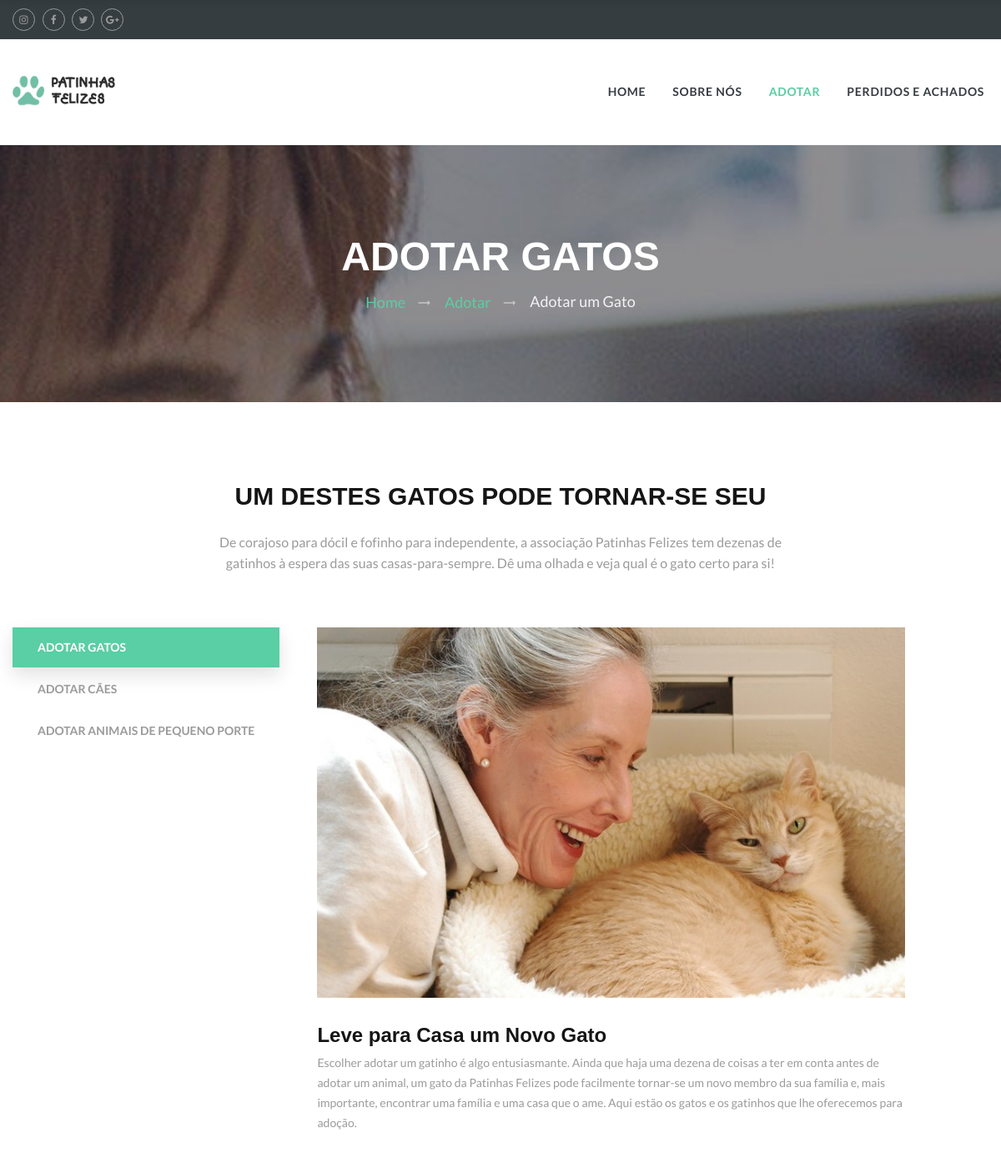
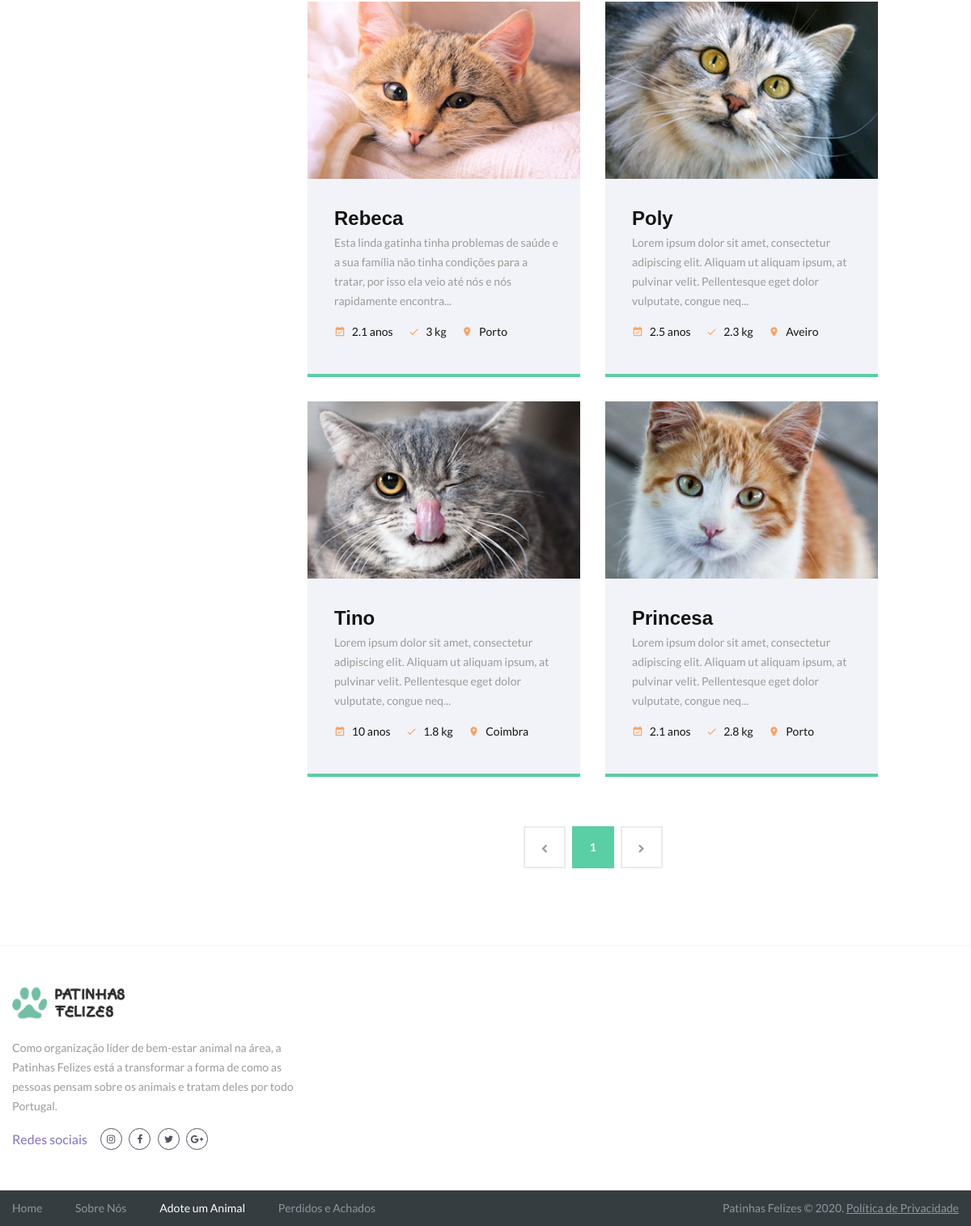
Page /php/pages/adopt-a-pet.php on the committed database (2 pictures, top to bottom).
### tables this page shows
CREATE TABLE Pet (
    idPet INTEGER PRIMARY KEY AUTOINCREMENT,
    name VARCHAR(255),
    age INTEGER,
    gender TINYINT,
    weight FLOAT(2,1),
    location VARCHAR(255),
    description VARCHAR(200000),
    image VARCHAR(255),
    adopted TINIINT(2) DEFAULT 0,
	idUser INTEGER,
    idMessage INTEGER,
    idType INTEGER,
    idBreed INTEGER,
    FOREIGN KEY (idType) REFERENCES Type(idType),
    FOREIGN KEY (idBreed) REFERENCES Breed(idBreed),
    FOREIGN KEY (idUser) REFERENCES User(idUser),
    FOREIGN KEY (idMessage) REFERENCES Message(idMessage)
);

### php/db/db_pet.php (called while the page is built, shortened)
<?php
    function getAllCats($pageNo) {
        $db = Database::instance()->db();
        $recordsPerPage = 4;
        $offset = ($pageNo - 1) * $recordsPerPage;
        $stmt = $db->prepare('SELECT * FROM Pet WHERE idType = 2 AND adopted = 0 LIMIT :offset, :recPerPage');
        $stmt->bindParam(':offset', $offset, PDO::PARAM_INT);
        $stmt->bindParam(':recPerPage', $recordsPerPage, PDO::PARAM_INT);
        $stmt->execute();
        $rows = $stmt->fetchAll();
        return $rows;
    }
    function getAllCatsTotalPages($email) {
        $db = Database::instance()->db();
        $recordsPerPage = 4;
        $stmt = $db->prepare('SELECT COUNT(idPet) FROM Pet WHERE idType = 2 AND adopted = 0');
        $stmt->execute();
        $totalRows = $stmt->fetch();
        $totalPages = ceil($totalRows['COUNT(idPet)'] / $recordsPerPage);
        return $totalPages;
    }
?>

### php/pages/adopt-a-pet.php (the view, shortened to what this page needs)
<?php
include_once('../db/db_pet.php');
if (isset($_GET['pageNo'])) {
  $pageNo = $_GET['pageNo'];
} else {
  $pageNo = 1;
}
$catsTotalPages = getAllCatsTotalPages($pageNo);
$cats = getAllCats($pageNo);
?>
<!DOCTYPE html>
<html class="wide wow-animation" lang="en">
<head>
  <link rel="stylesheet" href="../../css/style.css">
  <link rel="stylesheet" href="../../css/animations.css">
</head>
<body>
  <div class="page">
    <header class="page-header">
      <div class="rd-navbar-wrap">
        <nav class="rd-navbar rd-navbar-default" data-layout="rd-navbar-fixed" data-sm-layout="rd-navbar-fixed" data-sm-device-layout="rd-navbar-fixed" data-md-layout="rd-navbar-static" data-md-device-layout="rd-navbar-fixed" data-lg-device-layout="rd-navbar-static" data-lg-layout="rd-navbar-static" data-stick-up-clone="true" data-md-stick-up-offset="190px" data-lg-stick-up-offset="190px">
          <div class="rd-navbar-top-panel">
            <div class="rd-navbar-top-panel-content">
              <ul class="inline-list-xxs">
                <li><a class="icon icon-xxs icon-circle icon-gray-outline icon-effect-1 fa fa-instagram" href="#"></a></li>
                <li><a class="icon icon-xxs icon-circle icon-gray-outline icon-effect-1 fa fa-facebook" href="#"></a></li>
                <li><a class="icon icon-xxs icon-circle icon-gray-outline icon-effect-1 fa fa-twitter" href="#"></a></li>
                <li><a class="icon icon-xxs icon-circle icon-gray-outline icon-effect-1 fa fa-google-plus" href="#"></a></li>
              </ul>
            </div>
          </div>
          <div class="rd-navbar-inner">
            <div class="rd-navbar-panel">
              <div class="rd-navbar-brand">
                <a class="brand-name" href="../../index.php">
                  <img src="../../images/logo-default-176x45.png" alt="" width="176" height="45" />
                </a>
              </div>
            </div>
            <div class="rd-navbar-nav-wrap">
              <ul class="rd-navbar-nav">
                <li><a href="../../index.php">Home</a></li>
                <li><a href="about-us.php">Sobre Nós</a></li>
                <li class="active"><a href="adopt-a-pet.php">Adotar</a></li>
                <li><a href="lost-and-found.php">Perdidos e Achados</a></li>
              </ul>
            </div>
          </div>
        </nav>
      </div>
    </header>
    <div class="page-title">
      <div class="page-title-text">
        <span data-content-to="#adopt-cats">Adotar Gatos</span>
      </div>
      <ul class="breadcrumbs-custom">
        <li><a href="../../index.php">Home</a></li>
        <li><a href="adopt-a-pet.php">Adotar</a></li>
        <li class="active">
          <span data-content-to="#adopt-cats">Adotar um Gato</span>
        </li>
      </ul>
    </div>
    <section class="section-md bg-white text-center">
      <div class="shell">
        <div data-content-to="#adopt-cats">
          <h3>Um destes gatos pode tornar-se seu</h3>
          <p class="big text-width-medium">
            De corajoso para dócil e fofinho para independente, a associação Patinhas Felizes tem dezenas de gatinhos à espera
            das suas casas-para-sempre. Dê uma olhada e veja qual é o gato certo para si!
          </p>
        </div>
        <div class="tabs tabs-custom tabs-vertical tabs-corporate tabs-wide" id="tabs-1" data-url-tabs="true">
          <ul class="nav nav-tabs">
            <li class="active"><a href="#adopt-cats" data-toggle="tab">Adotar Gatos</a></li>
            <li><a href="#adopt-dogs" data-toggle="tab">Adotar Cães</a></li>
            <li><a href="#adopt-small-pets" data-toggle="tab">Adotar Animais de Pequeno Porte</a></li>
          </ul>
          <div class="tab-content">
            <div class="tab-pane fade in active" id="adopt-cats">
              <img class="img-responsive" src="../../images/adopt/adopt-cats-1-770x485.jpg" alt="" width="770" height="485" />
              <h4>Leve para Casa um Novo Gato</h4>
              <p>
                Escolher adotar um gatinho é algo entusiasmante. Ainda que haja uma dezena de coisas a ter em conta antes de adotar um animal,
                um gato da Patinhas Felizes pode facilmente tornar-se um novo membro da sua família e, mais importante, encontrar uma família
                e uma casa que o ame. Aqui estão os gatos e os gatinhos que lhe oferecemos para adoção.
              </p>
              <div class="range spacing-30">
                <?php foreach ($cats as $row) : ?>
                  <div class="cell-md-6">
                    <div class="thumbnail-boxed thumbnail-boxed-vertical">
                      <div class="thumbnail-boxed-left">
                        <img class="thumbnail-boxed-image" src="../../images/adopt/<?= $row['image'] ?>" alt="" width="370" height="240" />
                      </div>
                      <div class="thumbnail-boxed-body">
                        <p class="thumbnail-boxed-title">
                          <a href="pet.php?idPet=<?= $row['idPet']; ?>">
                            <?= $row['name'] ?>
                          </a>
                        </p>
                        <div class="thumbnail-boxed-text">
                          <p><?= mb_strimwidth($row['description'], 0, 150, '...') ?></p>
                        </div>
                        <div class="thumbnail-boxed-footer">
                          <ul class="thumbnail-boxed-meta">
                            <li>
                              <span class="icon icon-xs icon-tan-hide material-icons-event_available"></span>
                              <span><?= $row['age'] ?> anos</span>
                            </li>
                            <li>
                              <span class="icon icon-xs icon-tan-hide material-icons-done"></span>
                              <span><?= $row['weight'] ?> kg</span>
                            </li>
                            <li>
                              <span class="icon icon-xs icon-tan-hide material-icons-place"></span>
                              <span><?= $row['location'] ?></span>
                            </li>
                          </ul>
                        </div>
                      </div>
                    </div>
                  </div>
                <?php endforeach; ?>
              </div>
              <ul id="profile-cats-pagination" class="pagination-custom">
                <li class="<?= $pageNo == 1 ? 'disabled' : ''; ?>"><a href="adopt-a-pet.php?pageNo=<?= $pageNo - 1; ?>#adopt-cats" aria-label="Previous"></a></li>
                <?php for ($i = 1; $i <= $catsTotalPages; $i++) : ?>
                  <li class="<?= $i == $pageNo ? 'active' : ''; ?>"><a href="adopt-a-pet.php?pageNo=<?= $i; ?>#adopt-cats"><?= $i; ?></a></li>
                <?php endfor; ?>
                <li class="<?= $pageNo == $catsTotalPages ? 'disabled' : ''; ?>"><a href="adopt-a-pet.php?pageNo=<?= $pageNo + 1; ?>#adopt-cats" aria-label="Next"></a></li>
              </ul>
            </div>
          </div>
        </div>
      </div>
    </section>
    <section class="pre-footer-default text-center text-sm-left">
      <div class="shell">
        <div class="range range-sm-center spacing-55">
          <div class="cell-sm-6 cell-md-4">
            <div class="brand-sm">
              <a href="../../index.php">
                <img src="../../images/logo-default-176x45.png" alt="" width="176" height="45" />
              </a>
            </div>
            <p>
              Como organização líder de bem-estar animal na área, a Patinhas Felizes está a transformar a forma de como
              as pessoas pensam sobre os animais e tratam deles por todo Portugal.
            </p>
            <div class="group-sm group-middle"><span class="big text-blue-marguerite">Redes sociais</span>
              <ul class="inline-list-xxs">
                <li><a class="icon icon-xxs icon-circle icon-trout-outline icon-effect-1 fa fa-instagram" href="#"></a></li>
                <li><a class="icon icon-xxs icon-circle icon-trout-outline icon-effect-1 fa fa-facebook" href="#"></a></li>
                <li><a class="icon icon-xxs icon-circle icon-trout-outline icon-effect-1 fa fa-twitter" href="#"></a></li>
                <li><a class="icon icon-xxs icon-circle icon-trout-outline icon-effect-1 fa fa-google-plus" href="#"></a></li>
              </ul>
            </div>
          </div>
          <div class="cell-sm-6 cell-md-4"></div>
          <div class="cell-sm-6 cell-md-4"></div>
        </div>
      </div>
    </section>
    <footer class="page-footer-default text-center">
      <div class="shell">
        <div class="range spacing-30">
          <div class="cell-md-6 cell-lg-8 text-md-left">
            <ul class="list-nav">
              <li><a href="../../index.php">Home</a></li>
              <li><a href="about-us.php">Sobre Nós</a></li>
              <li class="active"><a href="adopt-a-pet.php">Adote um Animal</a></li>
              <li><a href="lost-and-found.php">Perdidos e Achados</a></li>
            </ul>
          </div>
          <div class="cell-md-8 cell-lg-4 text-md-right">
            <p class="rights">Patinhas Felizes&nbsp;&copy;&nbsp;<span id="copyright-year"></span>.&nbsp;<br class="veil-sm"><a class="link-underline" href="privacy-policy.php">Política de Privacidade</a>
            </p>
          </div>
        </div>
      </div>
    </footer>
  </div>
</html>

### rows in the picture
pet: image (picture), name "Rebeca", description "Esta linda gatinha tinha problemas de saúde e a sua família não tinha condições para a tratar, por isso ela veio até nós e nós rapidamente encontra...", age "2.1", weight "3", location "Porto"
pet: image (picture), name "Poly", description "Lorem ipsum dolor sit amet, consectetur adipiscing elit. Aliquam ut aliquam ipsum, at pulvinar velit. Pellentesque eget dolor vulputate, congue neq...", age "2.5", weight "2.3", location "Aveiro"
pet: image (picture), name "Tino", description "Lorem ipsum dolor sit amet, consectetur adipiscing elit. Aliquam ut aliquam ipsum, at pulvinar velit. Pellentesque eget dolor vulputate, congue neq...", age "10", weight "1.8", location "Coimbra"
pet: image (picture), name "Princesa", description "Lorem ipsum dolor sit amet, consectetur adipiscing elit. Aliquam ut aliquam ipsum, at pulvinar velit. Pellentesque eget dolor vulputate, congue neq...", age "2.1", weight "2.8", location "Porto"
